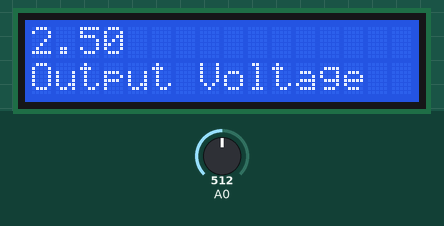
Simulated run of this sketch. Board: Arduino Uno, built with avr-gcc and run on an emulated ATmega328P. Shown: 16×2 character LCD. The inputs (shaded band) are chosen by the test bench; at power-on: A0 = 512. What the sketch prints to the serial monitor is not drawn.

Above: at 2.2 s.
2.3 s: A0 set to 716
At 2.7 s:
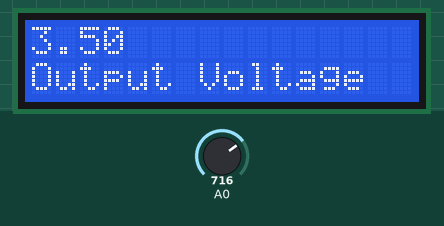
3.8 s: A0 set to 900
At 4.3 s:
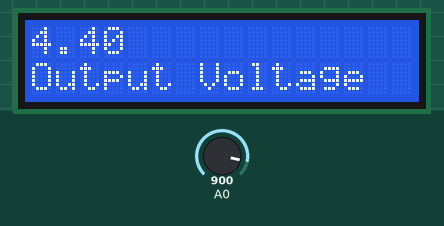
5.5 s: A0 set to 1023
At 5.9 s:
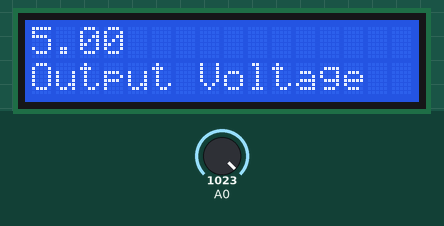
8.5 s: A0 set to 511
At 10.3 s:
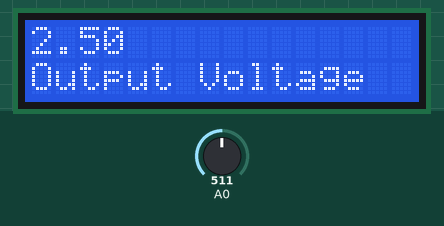
Timing chart, 0 to 11.3 s (numbered marks = the images above; inputs shaded):
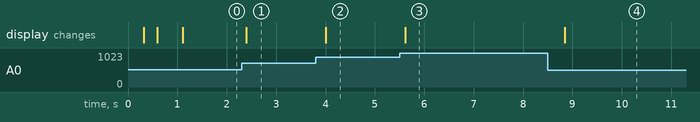

The sketch:

i2c.ino
```cpp
#include <Wire.h> // Arduino IDE 內建
// LCD I2C Library，從這裡可以下載：
// bitbucket.org/fmalpartida/new-liquidcrystal/downloads
#include <LiquidCrystal_I2C.h>

// Set the pins on the I2C chip used for LCD connections:
// addr, en,rw,rs,d4,d5,d6,d7,bl,blpol
LiquidCrystal_I2C lcd(0x27, 2, 1, 0, 4, 5, 6, 7, 3, POSITIVE); // 設定 LCD I2C 位址
float sensorValue0 = 0.0;
float sensorValue1 = 0.0;
String title = "Output Voltage";

//#define MIN_VALUE 0;    //INPUT RANGE 0-1023
#define MAX_VALUE 1023.0

//#define DISPLAY_MIN 0;  //DISPLAY RANGE 0V-5V
#define DISPLAY_MAX 5.0


void setup() {
Serial.begin(9600); // 用於手動輸入文字
lcd.begin(16, 2); // 初始化 LCD，一行 16 的字元，共 2 行，預設開啟背光

// 閃爍一次
for(int i = 0; i < 1; i++) {
lcd.backlight(); // 開啟背光
delay(250);
lcd.noBacklight(); // 關閉背光
delay(250);
}
lcd.backlight();

// 輸出初始化文字
lcd.setCursor(0, 0); // 設定游標位置在第一行行首
lcd.print("HK STEM CLUB");
lcd.setCursor(0, 1); // 設定游標位置在第二行行首
lcd.print("hkstem.club");
delay(500);

}

void loop() {
  lcd.clear();
  int analog_value = analogRead(A0);
  sensorValue0 = analog_value / MAX_VALUE; // read the input on analog pin 0:

  // print out the sensor:
  lcd.setCursor(0, 0);
  lcd.print(sensorValue0 * DISPLAY_MAX);
  Serial.println(analog_value / 1023.0);

  lcd.setCursor(0,1);
  //lcd.print(sensorValue1);
  lcd.print(title);

  sensorValue1 = sensorValue0;

  delay(300);        // delay in between reads for stability


}
```

Measured:
- after the input at 2.3 s, the display: changes after 0.10 s (image 1)
- after the input at 3.8 s, the display: changes after 0.21 s (image 2)
- after the input at 5.5 s, the display: changes after 0.12 s (image 3)
- after the input at 8.5 s, the display: changes after 0.34 s (image 4)
